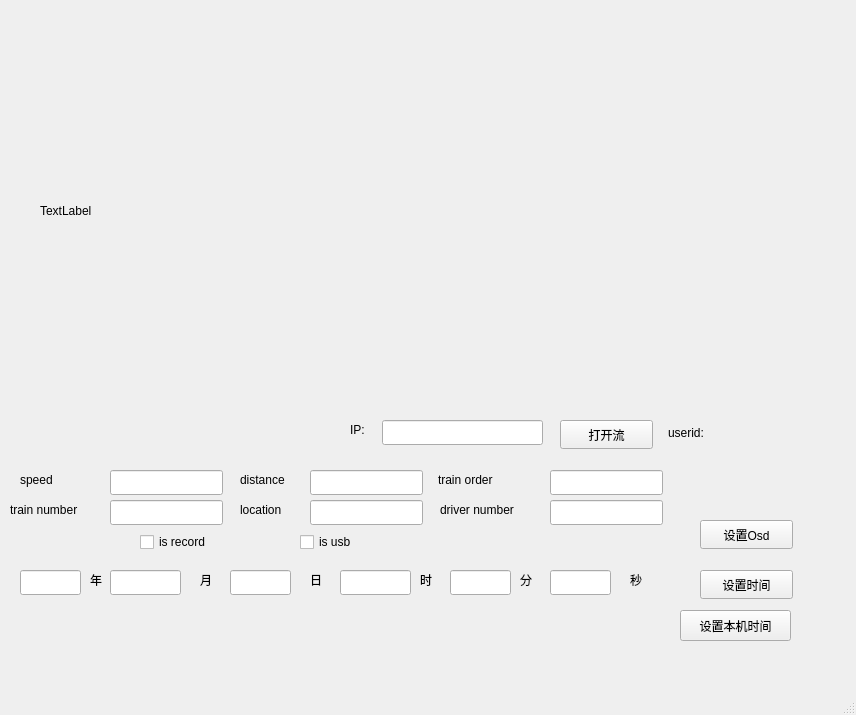
<?xml version="1.0" encoding="UTF-8"?>
<ui version="4.0">
 <class>MainWindow</class>
 <widget class="QMainWindow" name="MainWindow">
  <property name="geometry">
   <rect>
    <x>0</x>
    <y>0</y>
    <width>856</width>
    <height>715</height>
   </rect>
  </property>
  <property name="windowTitle">
   <string>MainWindow</string>
  </property>
  <widget class="QWidget" name="centralwidget">
   <widget class="QLabel" name="label_show">
    <property name="geometry">
     <rect>
      <x>40</x>
      <y>20</y>
      <width>761</width>
      <height>381</height>
     </rect>
    </property>
    <property name="text">
     <string>TextLabel</string>
    </property>
   </widget>
   <widget class="QLabel" name="label_2">
    <property name="geometry">
     <rect>
      <x>20</x>
      <y>470</y>
      <width>69</width>
      <height>20</height>
     </rect>
    </property>
    <property name="text">
     <string>speed</string>
    </property>
   </widget>
   <widget class="QLineEdit" name="speed">
    <property name="geometry">
     <rect>
      <x>110</x>
      <y>470</y>
      <width>113</width>
      <height>25</height>
     </rect>
    </property>
   </widget>
   <widget class="QLineEdit" name="ip">
    <property name="geometry">
     <rect>
      <x>382</x>
      <y>420</y>
      <width>161</width>
      <height>25</height>
     </rect>
    </property>
   </widget>
   <widget class="QLabel" name="label_3">
    <property name="geometry">
     <rect>
      <x>350</x>
      <y>420</y>
      <width>31</width>
      <height>20</height>
     </rect>
    </property>
    <property name="text">
     <string>IP:</string>
    </property>
   </widget>
   <widget class="QLabel" name="userid">
    <property name="geometry">
     <rect>
      <x>720</x>
      <y>424</y>
      <width>69</width>
      <height>20</height>
     </rect>
    </property>
    <property name="text">
     <string/>
    </property>
   </widget>
   <widget class="QPushButton" name="open_stream">
    <property name="geometry">
     <rect>
      <x>560</x>
      <y>420</y>
      <width>93</width>
      <height>29</height>
     </rect>
    </property>
    <property name="text">
     <string>打开流</string>
    </property>
   </widget>
   <widget class="QLabel" name="label_5">
    <property name="geometry">
     <rect>
      <x>240</x>
      <y>470</y>
      <width>69</width>
      <height>20</height>
     </rect>
    </property>
    <property name="text">
     <string>distance</string>
    </property>
   </widget>
   <widget class="QLineEdit" name="distance">
    <property name="geometry">
     <rect>
      <x>310</x>
      <y>470</y>
      <width>113</width>
      <height>25</height>
     </rect>
    </property>
   </widget>
   <widget class="QLabel" name="label_6">
    <property name="geometry">
     <rect>
      <x>438</x>
      <y>470</y>
      <width>91</width>
      <height>20</height>
     </rect>
    </property>
    <property name="text">
     <string>train order</string>
    </property>
   </widget>
   <widget class="QLineEdit" name="train_order">
    <property name="geometry">
     <rect>
      <x>550</x>
      <y>470</y>
      <width>113</width>
      <height>25</height>
     </rect>
    </property>
   </widget>
   <widget class="QLabel" name="label_7">
    <property name="geometry">
     <rect>
      <x>10</x>
      <y>500</y>
      <width>101</width>
      <height>20</height>
     </rect>
    </property>
    <property name="text">
     <string>train number</string>
    </property>
   </widget>
   <widget class="QLineEdit" name="train_number">
    <property name="geometry">
     <rect>
      <x>110</x>
      <y>500</y>
      <width>113</width>
      <height>25</height>
     </rect>
    </property>
   </widget>
   <widget class="QLabel" name="label_8">
    <property name="geometry">
     <rect>
      <x>240</x>
      <y>500</y>
      <width>69</width>
      <height>20</height>
     </rect>
    </property>
    <property name="text">
     <string>location</string>
    </property>
   </widget>
   <widget class="QLineEdit" name="location">
    <property name="geometry">
     <rect>
      <x>310</x>
      <y>500</y>
      <width>113</width>
      <height>25</height>
     </rect>
    </property>
   </widget>
   <widget class="QLabel" name="label_9">
    <property name="geometry">
     <rect>
      <x>440</x>
      <y>500</y>
      <width>111</width>
      <height>20</height>
     </rect>
    </property>
    <property name="text">
     <string>driver number</string>
    </property>
   </widget>
   <widget class="QLineEdit" name="driver_number">
    <property name="geometry">
     <rect>
      <x>550</x>
      <y>500</y>
      <width>113</width>
      <height>25</height>
     </rect>
    </property>
   </widget>
   <widget class="QCheckBox" name="is_record">
    <property name="geometry">
     <rect>
      <x>140</x>
      <y>530</y>
      <width>98</width>
      <height>24</height>
     </rect>
    </property>
    <property name="text">
     <string>is record</string>
    </property>
   </widget>
   <widget class="QCheckBox" name="is_usb">
    <property name="geometry">
     <rect>
      <x>300</x>
      <y>530</y>
      <width>98</width>
      <height>24</height>
     </rect>
    </property>
    <property name="text">
     <string>is usb</string>
    </property>
   </widget>
   <widget class="QPushButton" name="set_osd">
    <property name="geometry">
     <rect>
      <x>700</x>
      <y>520</y>
      <width>93</width>
      <height>29</height>
     </rect>
    </property>
    <property name="text">
     <string>设置Osd</string>
    </property>
   </widget>
   <widget class="QLineEdit" name="year">
    <property name="geometry">
     <rect>
      <x>20</x>
      <y>570</y>
      <width>61</width>
      <height>25</height>
     </rect>
    </property>
   </widget>
   <widget class="QLabel" name="label_10">
    <property name="geometry">
     <rect>
      <x>90</x>
      <y>570</y>
      <width>21</width>
      <height>20</height>
     </rect>
    </property>
    <property name="text">
     <string>年</string>
    </property>
   </widget>
   <widget class="QLabel" name="label_11">
    <property name="geometry">
     <rect>
      <x>200</x>
      <y>570</y>
      <width>21</width>
      <height>20</height>
     </rect>
    </property>
    <property name="text">
     <string>月</string>
    </property>
   </widget>
   <widget class="QLineEdit" name="month">
    <property name="geometry">
     <rect>
      <x>110</x>
      <y>570</y>
      <width>71</width>
      <height>25</height>
     </rect>
    </property>
   </widget>
   <widget class="QLabel" name="label_12">
    <property name="geometry">
     <rect>
      <x>310</x>
      <y>570</y>
      <width>31</width>
      <height>20</height>
     </rect>
    </property>
    <property name="text">
     <string>日</string>
    </property>
   </widget>
   <widget class="QLineEdit" name="day">
    <property name="geometry">
     <rect>
      <x>230</x>
      <y>570</y>
      <width>61</width>
      <height>25</height>
     </rect>
    </property>
   </widget>
   <widget class="QLabel" name="label_13">
    <property name="geometry">
     <rect>
      <x>420</x>
      <y>570</y>
      <width>21</width>
      <height>20</height>
     </rect>
    </property>
    <property name="text">
     <string>时</string>
    </property>
   </widget>
   <widget class="QLineEdit" name="hour">
    <property name="geometry">
     <rect>
      <x>340</x>
      <y>570</y>
      <width>71</width>
      <height>25</height>
     </rect>
    </property>
   </widget>
   <widget class="QLabel" name="label_14">
    <property name="geometry">
     <rect>
      <x>520</x>
      <y>570</y>
      <width>21</width>
      <height>20</height>
     </rect>
    </property>
    <property name="text">
     <string>分</string>
    </property>
   </widget>
   <widget class="QLineEdit" name="minute">
    <property name="geometry">
     <rect>
      <x>450</x>
      <y>570</y>
      <width>61</width>
      <height>25</height>
     </rect>
    </property>
   </widget>
   <widget class="QLabel" name="label_15">
    <property name="geometry">
     <rect>
      <x>630</x>
      <y>570</y>
      <width>21</width>
      <height>20</height>
     </rect>
    </property>
    <property name="text">
     <string>秒</string>
    </property>
   </widget>
   <widget class="QLineEdit" name="second">
    <property name="geometry">
     <rect>
      <x>550</x>
      <y>570</y>
      <width>61</width>
      <height>25</height>
     </rect>
    </property>
   </widget>
   <widget class="QPushButton" name="set_time">
    <property name="geometry">
     <rect>
      <x>700</x>
      <y>570</y>
      <width>93</width>
      <height>29</height>
     </rect>
    </property>
    <property name="text">
     <string>设置时间</string>
    </property>
   </widget>
   <widget class="QPushButton" name="sync_time">
    <property name="geometry">
     <rect>
      <x>680</x>
      <y>610</y>
      <width>111</width>
      <height>31</height>
     </rect>
    </property>
    <property name="text">
     <string>设置本机时间</string>
    </property>
   </widget>
   <widget class="QLabel" name="label">
    <property name="geometry">
     <rect>
      <x>668</x>
      <y>425</y>
      <width>54</width>
      <height>16</height>
     </rect>
    </property>
    <property name="text">
     <string>userid:</string>
    </property>
   </widget>
  </widget>
  <widget class="QMenuBar" name="menubar">
   <property name="geometry">
    <rect>
     <x>0</x>
     <y>0</y>
     <width>856</width>
     <height>22</height>
    </rect>
   </property>
  </widget>
  <widget class="QStatusBar" name="statusbar"/>
 </widget>
 <resources/>
 <connections/>
</ui>
